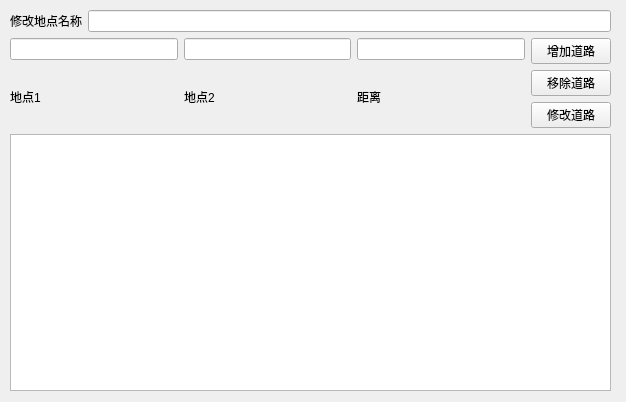
<?xml version="1.0" encoding="UTF-8"?>
<ui version="4.0">
 <class>SecuritySystem</class>
 <widget class="QWidget" name="SecuritySystem">
  <property name="geometry">
   <rect>
    <x>0</x>
    <y>0</y>
    <width>626</width>
    <height>402</height>
   </rect>
  </property>
  <property name="windowTitle">
   <string>道路信息变更</string>
  </property>
  <widget class="QWidget" name="layoutWidget">
   <property name="geometry">
    <rect>
     <x>10</x>
     <y>10</y>
     <width>601</width>
     <height>381</height>
    </rect>
   </property>
   <layout class="QGridLayout" name="gridLayout_3">
    <item row="0" column="0">
     <layout class="QHBoxLayout" name="horizontalLayout_2">
      <item>
       <layout class="QGridLayout" name="gridLayout">
        <item row="0" column="0" colspan="2">
         <layout class="QHBoxLayout" name="horizontalLayout">
          <item>
           <widget class="QLabel" name="label">
            <property name="text">
             <string>修改地点名称</string>
            </property>
           </widget>
          </item>
          <item>
           <widget class="QLineEdit" name="locationNameInput"/>
          </item>
         </layout>
        </item>
       </layout>
      </item>
     </layout>
    </item>
    <item row="1" column="0">
     <layout class="QHBoxLayout" name="horizontalLayout_3">
      <item>
       <layout class="QGridLayout" name="gridLayout_2">
        <item row="0" column="0">
         <widget class="QLineEdit" name="srcLocationInput"/>
        </item>
        <item row="0" column="1">
         <widget class="QLineEdit" name="destLocationInput"/>
        </item>
        <item row="0" column="2">
         <widget class="QLineEdit" name="weightInput"/>
        </item>
        <item row="1" column="0">
         <widget class="QLabel" name="label_2">
          <property name="text">
           <string>地点1</string>
          </property>
         </widget>
        </item>
        <item row="1" column="1">
         <widget class="QLabel" name="label_3">
          <property name="text">
           <string>地点2</string>
          </property>
         </widget>
        </item>
        <item row="1" column="2">
         <widget class="QLabel" name="label_4">
          <property name="text">
           <string>距离</string>
          </property>
         </widget>
        </item>
       </layout>
      </item>
      <item>
       <layout class="QVBoxLayout" name="verticalLayout">
        <item>
         <widget class="QPushButton" name="addEdgeBtn">
          <property name="text">
           <string>增加道路</string>
          </property>
         </widget>
        </item>
        <item>
         <widget class="QPushButton" name="removeEdgeBtn">
          <property name="text">
           <string>移除道路</string>
          </property>
         </widget>
        </item>
        <item>
         <widget class="QPushButton" name="modifyEdgeBtn">
          <property name="text">
           <string>修改道路</string>
          </property>
         </widget>
        </item>
       </layout>
      </item>
     </layout>
    </item>
    <item row="2" column="0">
     <widget class="QTextEdit" name="statusTextEdit"/>
    </item>
   </layout>
  </widget>
 </widget>
 <resources/>
 <connections/>
</ui>
